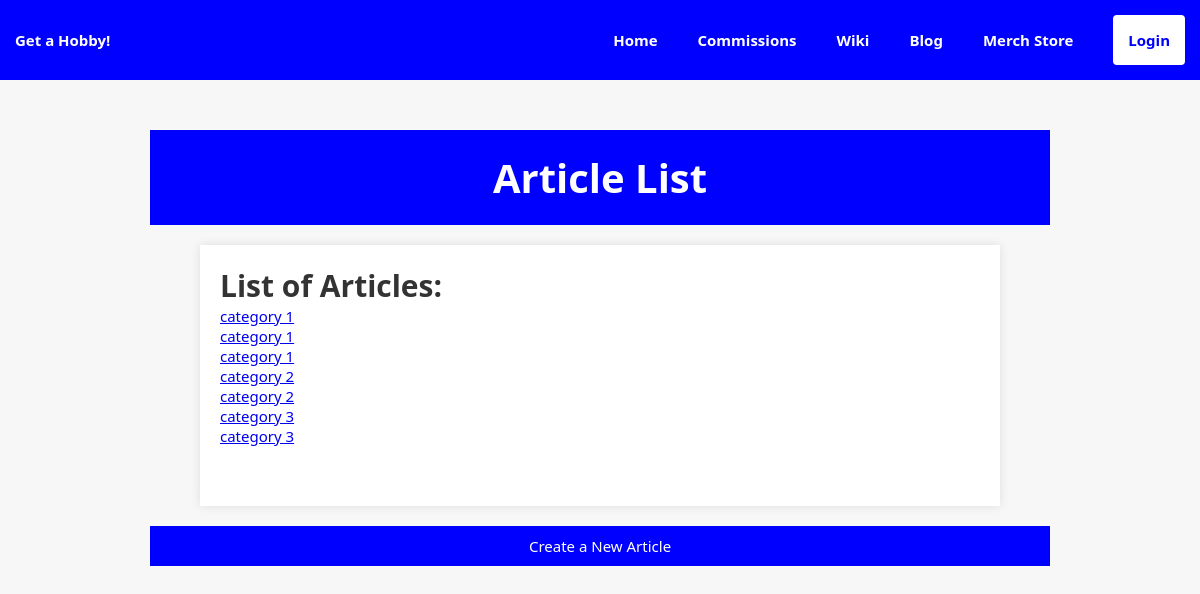
Page /wiki/articles/ on the earlier database version.
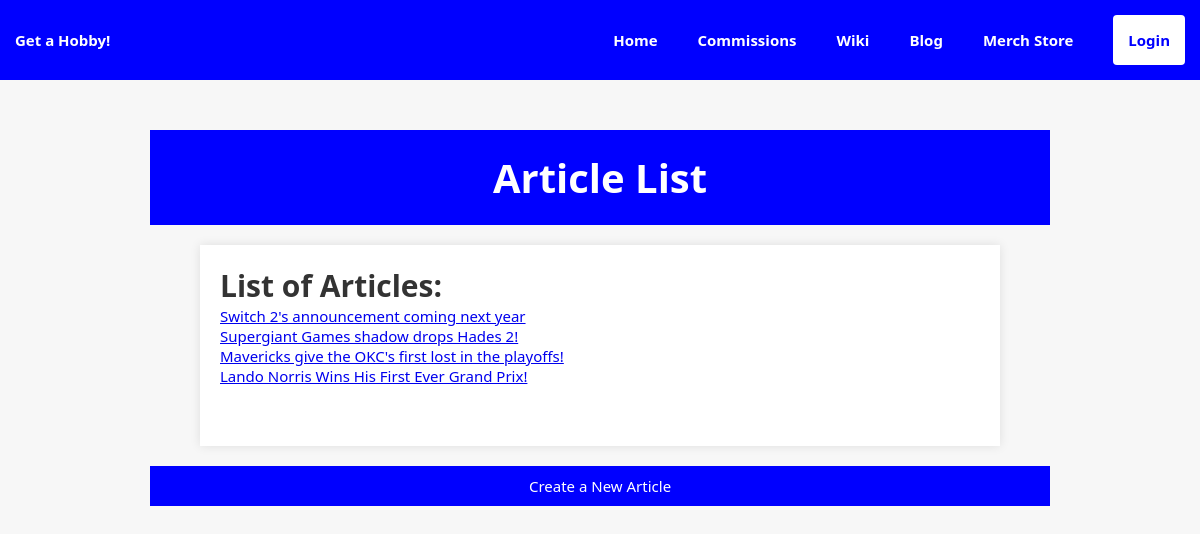
Same page on the later database version.
### wiki/models.py (models this page shows, shortened)
class Article(models.Model):
    title = models.CharField(max_length=255)
    author = models.ForeignKey(
        Profile,
        on_delete=models.SET_NULL,
        null=True,
        blank = True,
        related_name='articles'
        )
    category = models.ForeignKey(
        ArticleCategory,
        on_delete=models.SET_NULL,
        null=True
        )
    entry = models.TextField()
    header_images = models.ImageField(
        upload_to='images/',
        null=True,
        blank=True
        )
    created_on = models.DateTimeField(auto_now_add=True)
    updated_on = models.DateTimeField(auto_now=True)
    class Meta:
        ordering = ['-created_on']

### wiki/views.py (the view)
# urls.py: path('articles/', ArticleListView.as_view(), name='articles_list'),
class ArticleListView(AuthorProfileMixin, ListView):
    model = ArticleCategory
    template_name = 'wiki/article_list.html'
    def get_context_data(self, **kwargs):
        context = super().get_context_data(**kwargs)
        author = self.author_profile()
        if author:
            articles_created = Article.objects.filter(author=author)
            context['articles_created'] = articles_created
        categories_with_articles = ArticleCategory.objects.prefetch_related(
            Prefetch('article_set',
            queryset=Article.objects.filter(author=author))
        )
        context['categories_with_articles'] = categories_with_articles
        return context

### wiki/views.py (called while the page is built)
    def author_profile(self):
        if self.request.user.is_authenticated:
            author, _ = Profile.objects.get_or_create(user=self.request.user)
            return author
        return None

### templates/wiki/article_list.html (shortened to what this page needs)
{% extends 'base.html' %}
{% load static %}
{% block content %}
<html lang="en">
<head>
</head>
<body>
    <header>
        <h1>Article List</h1>
    </header>
    <main>
        <section class="article-categories">
            <h2>List of Articles:</h2>
            <ul>
                {% for category in object_list %}
                    <ul>
                        {% for article in category.article_set.all %}
                            <li><a href="{% url 'wiki:article_detail' pk=article.pk %}">{{ article.title }}</a></li>
                        {% empty %}
                            <li>No articles found in this category.</li>
                        {% endfor %}
                    </ul>
                {% empty %}
                    <li>No categories found.</li>
                {% endfor %}
            </ul>
        </section>
    </main>
    <footer>
        <p><a href="{% url 'wiki:article_create' %}" class="footer-link">Create a New Article</a></p>
    </footer>
</body>
</html>
{% endblock %}

### templates/base.html (shortened to what this page needs)
{% load static %}
<!DOCTYPE html>
<html lang="en">
<head>
    <link rel="stylesheet" href="{% static 'css/style.css' %}">
</head>
<body>
    <nav>
        <div class="nav-left">
            Get a Hobby!
        </div>
        <div class="nav-right">
            <ul class="nav-list">
                <li><a href="{% url 'homepage'%}">Home</a>
                </li>
                <li><a href="{% url 'commissions:commission_list' %}">Commissions</a></li>
                <li><a href="{% url 'wiki:article_list' %}">Wiki</a></li>
                <li><a href="{% url 'blog:articles_list' %}">Blog</a></li>
                <li><a href="{% url 'merchstore:item_list' %}">Merch Store</a></li>
            </ul>
            {% if user.is_authenticated %}
                <form action="{% url 'logout' %}" method="POST">
                    {% csrf_token %}
                    <button type="submit" class="nav-log">Logout</button>
                </form>
            {% else %}
                <a class='nav-log' href="{% url 'login' %}">Login</a>
            {% endif %}
        </div>
    </nav>
    <div class="content-container">
    {% block content %}
    {% endblock %}
    </div>
</body>
</html>

### static/css/style.css (style rules this page uses)
* { margin: 0px; padding: 0px; font-size: 15px; box-sizing: border-box; font-family: system-ui, -apple-system, BlinkMacSystemFont, 'Segoe UI', Roboto, Oxygen, Ubuntu, Cantarell, 'Open Sans', 'Helvetica Neue', sans-serif; }
body { width: 100%; margin: auto; }
nav { width: 100%; display: flex; flex-direction: row; justify-content: space-between; background-color: blue; align-items: center; color: white; padding: 15px; }
h1 { font-size: 40px; }
h2 { font-size: 30px; margin-top: 40px; }
.nav-left { width: 30%; font-weight: bold; }
.nav-right { flex: 1; display: flex; flex-direction: row; justify-content: right; align-items: center; }
.nav-log { background-color: white; color: blue; border-radius: 4px; padding: 15px; font-weight: bold; text-decoration-line: none; }
.nav-right ul { flex: 1; display: flex; flex-direction: row; justify-content: right; }
.nav-right ul li { list-style-type: none; margin-right: 40px; font-weight: bold; }
.nav-right ul li a { color: white; text-decoration: none; }
.content-container { max-width: 1000px; margin: auto; padding: 50px; overflow-y: scroll; }

### templates/wiki/article_list.html (style rules this page uses)
body { font-family: Arial, sans-serif; background-color: #f7f7f7; color: #333; margin: 0; padding: 0; }
header { background-color: blue; color: #fff; padding: 20px; text-align: center; }
main { max-width: 800px; margin: 20px auto; padding: 20px; background-color: #fff; box-shadow: 0 0 10px rgba(0, 0, 0, 0.1); }
h1, h2 { margin-top: 0; }
.your-articles, .article-categories { margin-bottom: 40px; }
.your-articles ul, .article-categories ul { list-style-type: none; padding: 0; }
footer { background-color: blue; color: #fff; padding: 10px 20px; text-align: center; position: center; bottom: 0; width: 100%; }
.footer-link { color: #FFFFFF; text-decoration: none; }

Differences in the rows shown:
removed Article: title "category 1", shown under ArticleCategory (number 2 of 2 on the later page)
removed Article: title "category 3"
removed Article: title "category 3"
changed ArticleCategory (number 1 of 2 on the later page): moves up the list
changed Article: title "category 2" → "Switch 2's announcement coming next year"
changed Article: title "category 2" → "Supergiant Games shadow drops Hades 2!"
changed Article: title "category 1" → "Mavericks give the OKC's first lost in the playoffs!"
changed Article: title "category 1" → "Lando Norris Wins His First Ever Grand Prix!"
